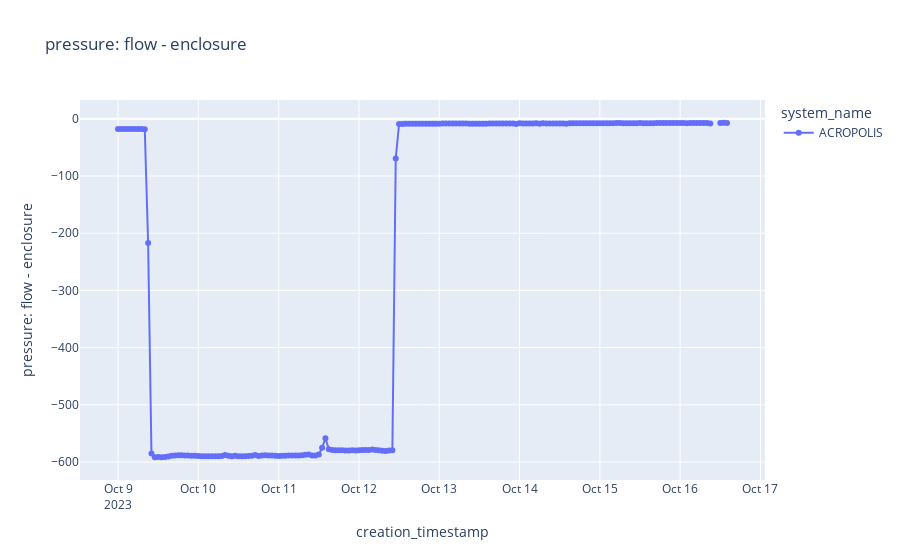

Notebook source saved alongside this figure:
### Code cell
# Pressure Delta
col_name = "pressure: flow - enclosure"

df_temp = df_a.with_columns((pl.col("bme280_pressure") - pl.col("enclosure_bme280_pressure")).alias(col_name)) \
.select("creation_timestamp","system_name",col_name)

plot_sensor_measurement(df_temp.collect(), col_name=col_name)

### Figure 1 — Plotly figure (JSON) as saved in the notebook; plotly's stock layout.template omitted (floating-point values rounded to 4 significant figures; data arrays with more than 128 entries replaced by an {"elided": "..."} marker saying what was removed)
{"data": [{"hovertemplate": "system_name=ACROPOLIS<br>creation_timestamp=%{x}<br>pressure: flow - enclosure=%{y}<extra></extra>", "legendgroup": "ACROPOLIS", "line": {"color": "#636efa", "dash": "solid"}, "marker": {"symbol": "circle"}, "mode": "lines+markers", "name": "ACROPOLIS", "orientation": "v", "showlegend": true, "type": "scatter", "x": {"elided": "182 str values"}, "xaxis": "x", "y": {"elided": "182 float values"}, "yaxis": "y"}], "layout": {"legend": {"title": {"text": "system_name"}, "tracegroupgap": 0}, "title": {"text": "pressure: flow - enclosure"}, "xaxis": {"anchor": "y", "domain": [0, 1], "title": {"text": "creation_timestamp"}}, "yaxis": {"anchor": "x", "domain": [0, 1], "title": {"text": "pressure: flow - enclosure"}}}}
